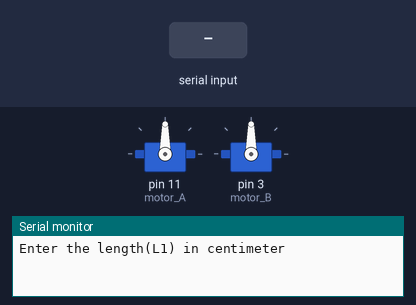
Recording of a sketch running on a simulated Arduino Uno, built with avr-gcc and run on an emulated ATmega328P. On the bench: 2 × servo, the last lines printed to the serial monitor. The test bench sets the inputs (shaded band).

Above: at 0.9 s.
1.0 s: "90,45,200\n" received over Serial
At 2.9 s:
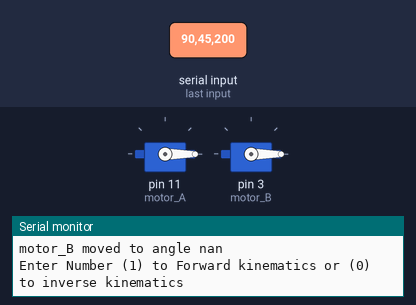
3.8 s: "90,45\n" received over Serial
At 6.0 s:
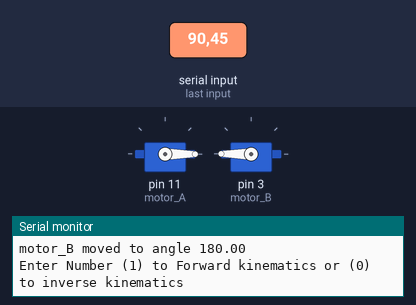
6.3 s: "90,45,200,10,150,30\n" received over Serial
At 7.2 s:
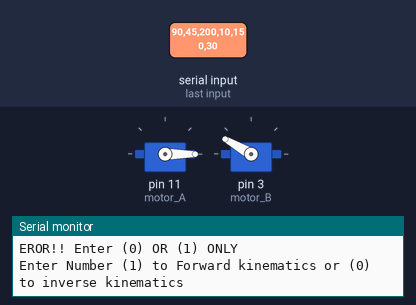
8.2 s: "30,150,10\n" received over Serial
At 9.1 s:
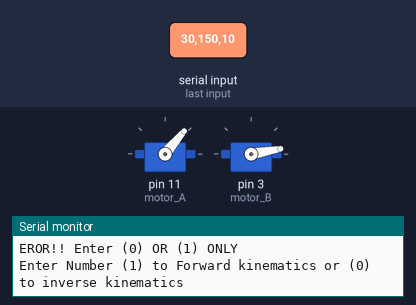
10.0 s: "30,150,10,200,45,90\n" received over Serial
At 11.4 s:
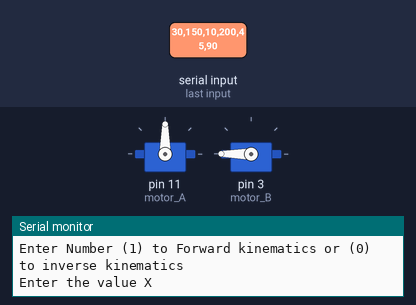
12.0 s: "90,45,200,10\n" received over Serial
At 12.5 s:
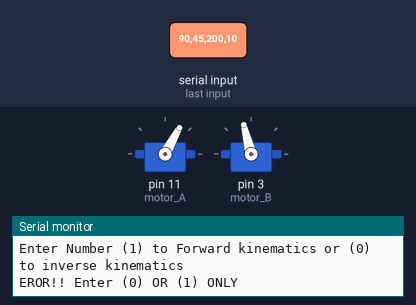
Timing chart, 0 to 15.0 s (numbered marks = the images above; inputs shaded):
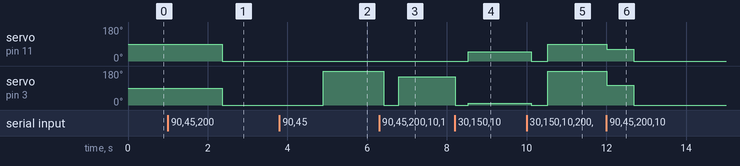

The sketch:

k7__code__Design_and_programming_a_robot_arm_that_has_2_DOF_.ino
```cpp
#include <Servo.h>
Servo motor_A;
Servo motor_B;
float O1 ;       // angle motor_A in degree
float O2 ;       // angle motor_B in degree
float rad_O1;    // angle motor_A in Radian
float rad_O2;    // angle motor_A in Radian
float L1;        // length Arm1
float L2;        // length Arm1
float x;
float y;
float pi = 3.14159265359;


void setup() {
  motor_A.attach(11);
  motor_B.attach(3);
  Serial.begin(9600);

 Serial.println("Enter the length(L1) in centimeter ");
 while(Serial.available()==0){}
 L1=Serial.parseFloat();
 Serial.print("your length (L1) = ");
 Serial.println(L1);

 Serial.println("Enter the length(L2) in centimeter ");
 while(Serial.available()==0){}
 L2=Serial.parseFloat();
 Serial.print("your length (L2) = ");
 Serial.println(L2);

 Serial.println("Enter Number (1) to Forward kinematics or (0) to inverse kinematics");
   }

void loop() {

 if (Serial.available())  {

    char ch = Serial.read();
    if (ch == '1'){                //Forwad kinematics Case

  Serial.println("Enter the angle (motor_A) in degree ");
  while(Serial.available()==0){}
  O1=Serial.parseFloat();
  Serial.print("your angle (motor_A) = ");
  Serial.println(O1);

  Serial.println("Enter the angle (motor_B) in degree ");
  while(Serial.available()==0){}
  O2=Serial.parseFloat();
  Serial.print("your angle (motor_B) = ");
  Serial.println(O2);
                          //convert degree to radian
  rad_O1 = (O1*pi)/180;
  rad_O2 = (O2*pi)/180;

  motor_A.write(O1);
  motor_B.write(O2);

  x = L1 * cos(rad_O1) +L2 * cos(rad_O1 + rad_O2);
  y = L1 * sin(rad_O1) +L2 * sin (rad_O1 + rad_O2);
                          //Print data
 Serial.print("x = ");
 Serial.println(x);
 Serial.print("y = ");
 Serial.println(y);
 Serial.print("motor_A moved to angle  ");
 Serial.println(O1);
 Serial.print("motor_B moved to angle ");
 Serial.println(O2);

 Serial.println("Enter Number (1) to Forward kinematics or (0) to inverse kinematics");
 }

else if(ch == '0')
                        //inverse kinematics case
      {Serial.println("Enter the value X ");
      while(Serial.available()==0){}
      x=Serial.parseFloat();
      Serial.print("your X = ");
      Serial.println(x);

      Serial.println("Enter the value Y ");
      while(Serial.available()==0){}
      y=Serial.parseFloat();
      Serial.print("your Y = ");
      Serial.println(y);
                                    //calculation
      rad_O2 = acos((sq(x)+ sq(y) - sq(L1) - sq(L2)) / (2*L1*L2));
      rad_O1= atan(y / x) - atan((L2*sin(rad_O2)) / (L1+ L2*cos(rad_O2)));
                           //convert degree to radian
      O1= (rad_O1*180)/pi;
      O2= (rad_O2*180)/pi;

      motor_A.write(O1);
      motor_B.write(O2);
                                                // Print data
 Serial.print("motor_A moved to angle  ");
 Serial.println(O1);
 Serial.print("motor_B moved to angle ");
 Serial.println(O2);
 Serial.println("Enter Number (1) to Forward kinematics or (0) to inverse kinematics");
 }

 else {Serial.println("EROR!! Enter (0) OR (1) ONLY ");
 Serial.println("Enter Number (1) to Forward kinematics or (0) to inverse kinematics");
 }
 }
 }
```

Measured:
- after the input at 1.0 s, servo on pin 11 (motor_A), servo on pin 3 (motor_B): 90° → 0° after 1.4 s
- after the input at 3.8 s, servo on pin 3 (motor_B): 0° → 180° after 1.1 s
- after the input at 6.3 s, servo on pin 3 (motor_B): 180° → 0° after 0.11 s, → 150° 0.38 s later
- after the input at 8.2 s, servo on pin 11 (motor_A): 0° → 50° after 0.34 s; servo on pin 3 (motor_B): 150° → 0° at once, → 10° 0.33 s later
- after the input at 10.0 s, servo on pin 11 (motor_A): 50° → 0° after 0.11 s, → 90° 0.41 s later; servo on pin 3 (motor_B): 10° → 0° after 0.11 s, → 180° 0.41 s later
- after the input at 12.0 s, servo on pin 11 (motor_A): 90° → 61° at once, → 0° 0.68 s later; servo on pin 3 (motor_B): 180° → 104° at once, → 0° 0.68 s later
